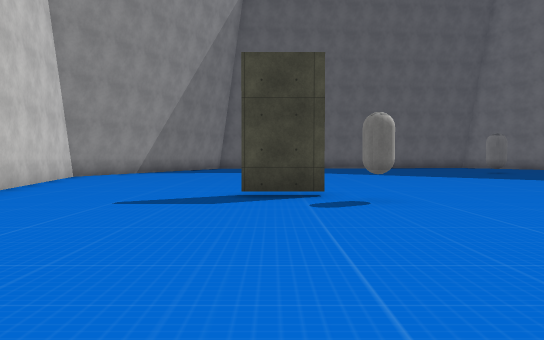
[1] (above)

21 first-person views from a walk through a 3-D level made in the Unity game engine. The camera is 1.4 m above the floor, tilts 2° down and sees 75° across. The floor is counted in squares, 2 m on a side. Each view is taken from the middle of a square. On the plan, view 1 faces up. The plan holds only what a view shows up to about 11 squares ahead; the rest is blank. The place goes on beyond the plan. The player character is not drawn. Some surface patterns are stand-ins.

[2]
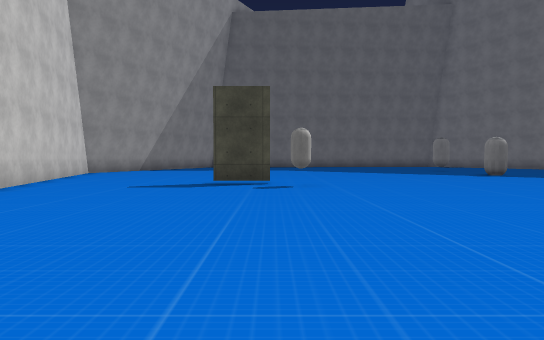

[3]
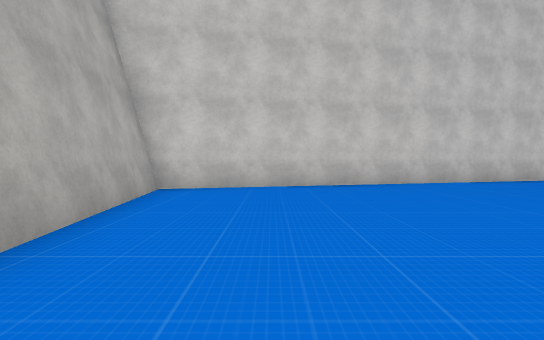

[4]
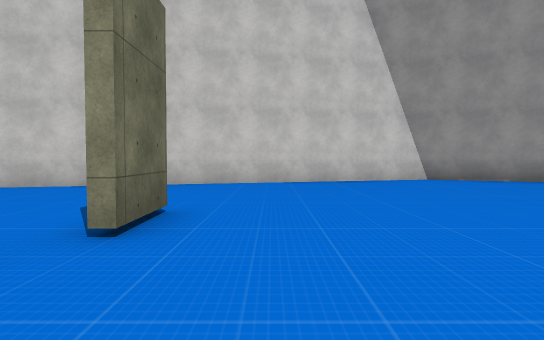

[5]
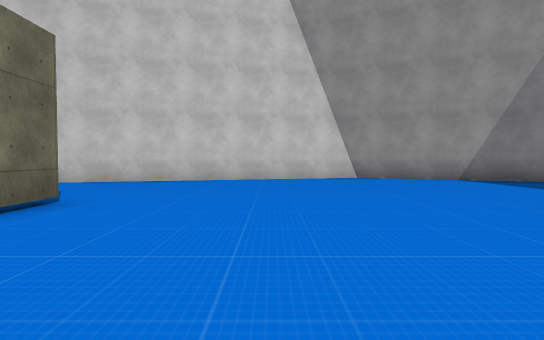

[6]
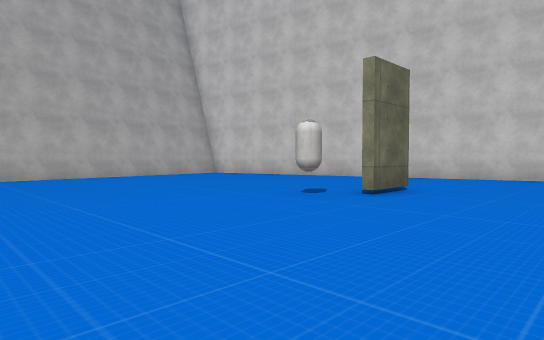

[7]
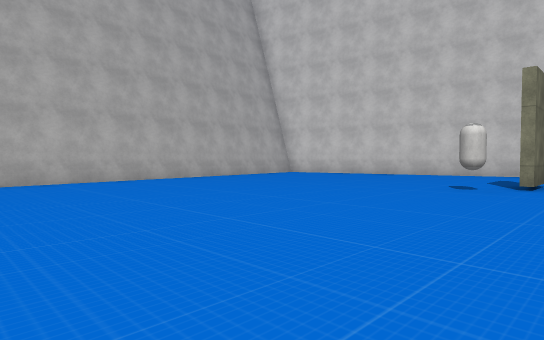

[8]
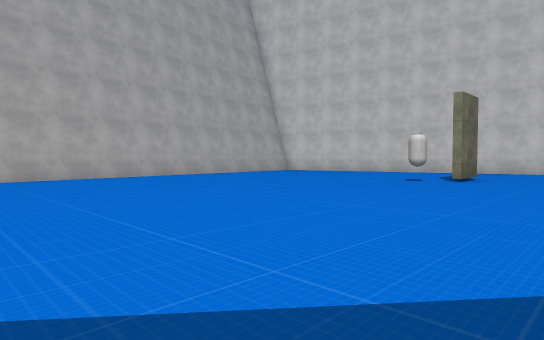

[9]
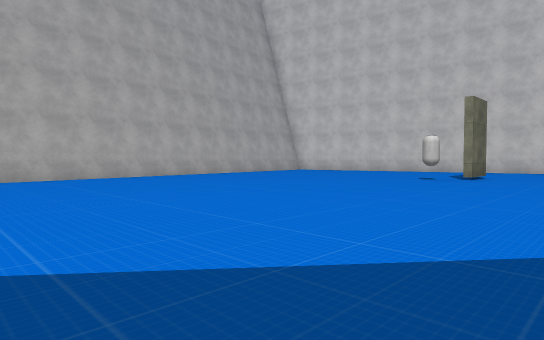

[10]
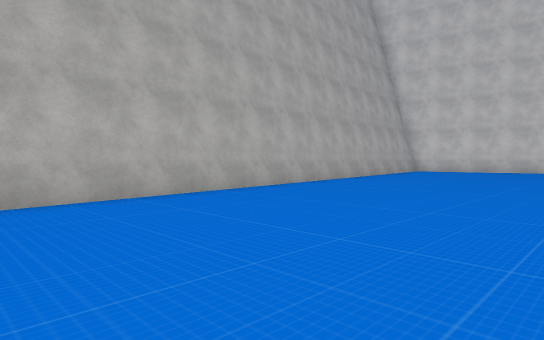

[11]
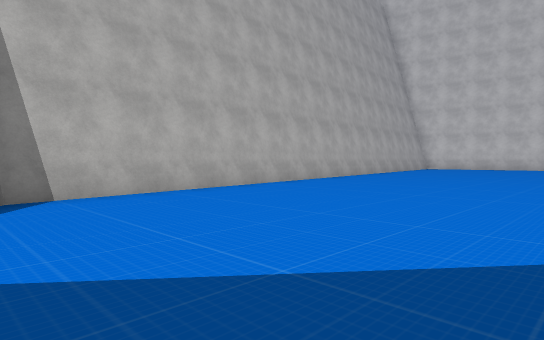

[12]
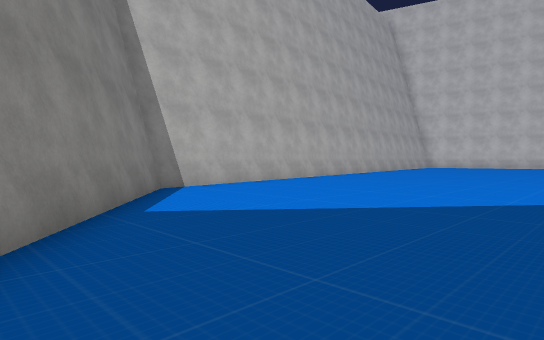

[13]
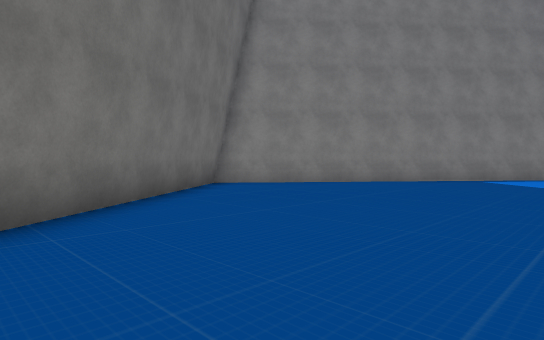

[14]
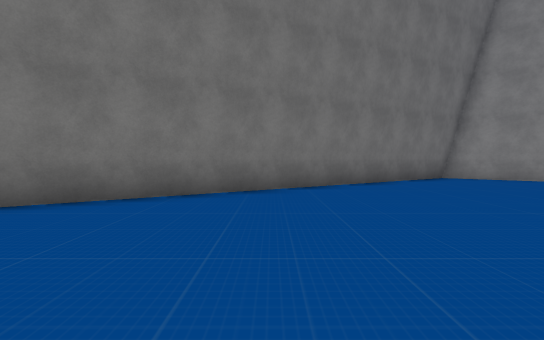

[15]
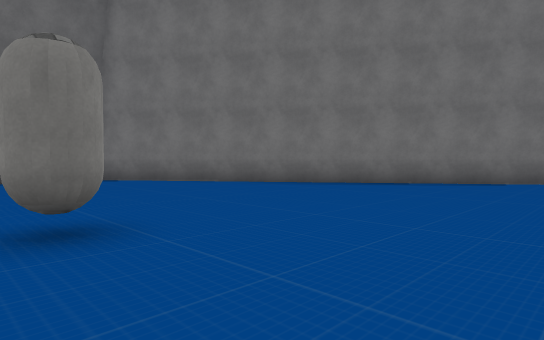

[16]
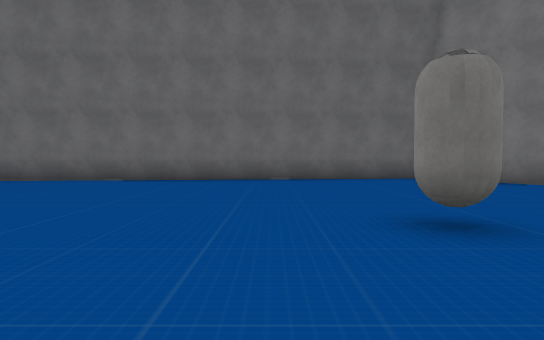

[17]
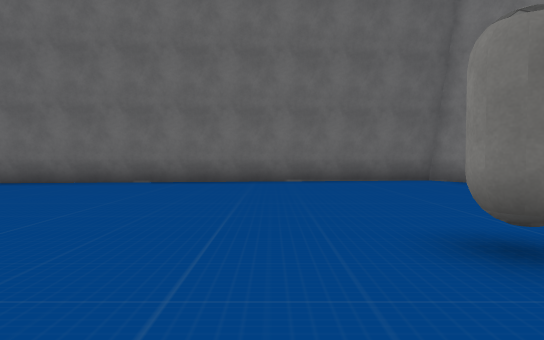

[18]
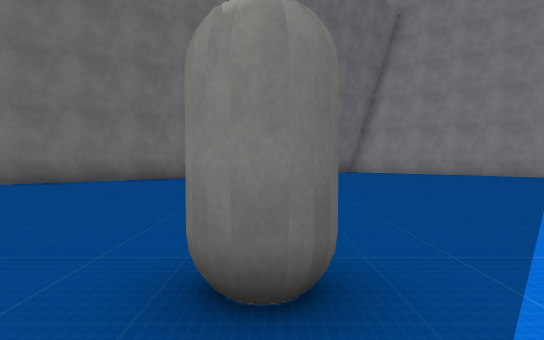

[19]
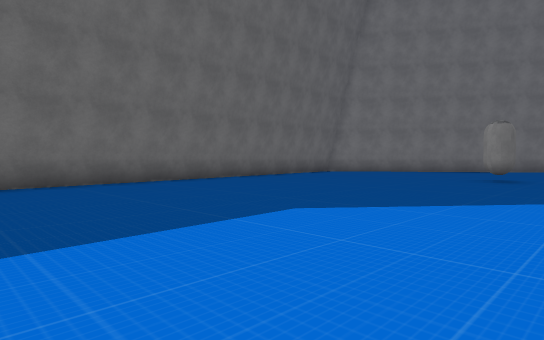

[20]
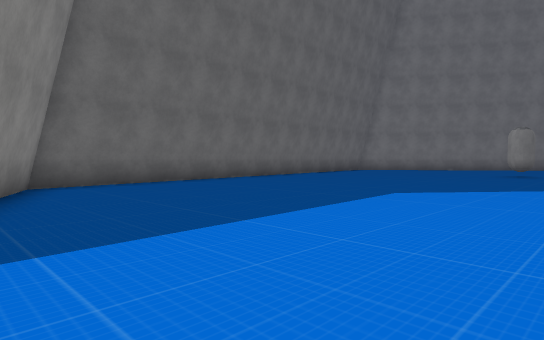

[21]
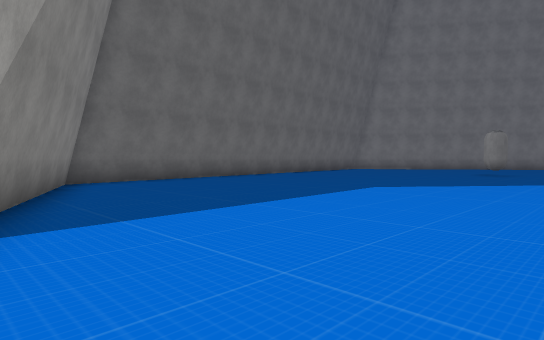

### Floor plan
Points are (right, up) in squares from view 1. A wall is a line through its corners. A room is listed if a view was taken in it or the views show most of it. See-through windows are left out.
Room 1 (views 1, 2, 3, 4, 5, 6, 7, 8, 9, 10, 11, 12, 13, 14, 15, 16, 17, 18, 19, 20, 21)
walls: (1, 6.4) (-0.6, 6.4); (-0.6, 6.7) (1, 6.7); (4.3, -2.9) (18.2, -1.6) (25.1, 7.1) (12.8, 23.7) (-3.2, 22.1) (-7.1, 13); (-7, 12.1) (-2.8, -3.6) (2.4, -3.1)
objects: other object (2, 6); other object (10, 11); other object (10, 16)

Where each view was taken, in squares from view 1:
view 1: 0 up, 0 right, facing up
view 2: 3 down, 1 right, facing up
view 3: 1 down, 5 right, facing left
view 4: 8 up, 4 right, facing left
view 5: 10 up, 5 right, facing left
view 6: 10 up, 7 right, facing down-left
view 7: 8 up, 10 right, facing down-left
view 8: 10 up, 12 right, facing down-left
view 9: 10 up, 13 right, facing down-left
view 10: 4 up, 15 right, facing down-left
view 11: 5 up, 19 right, facing down-left
view 12: 6 up, 22 right, facing down-left
view 13: 13 up, 17 right, facing down-right
view 14: 13 up, 13 right, facing right
view 15: 12 up, 9 right, facing up-right
view 16: 12 up, 8 right, facing up
view 17: 13 up, 8 right, facing up
view 18: 11 up, 8 right, facing right
view 19: 13 up, 2 left, facing up-right
view 20: 13 up, 5 left, facing up-right
view 21: 12 up, 6 left, facing up-right
